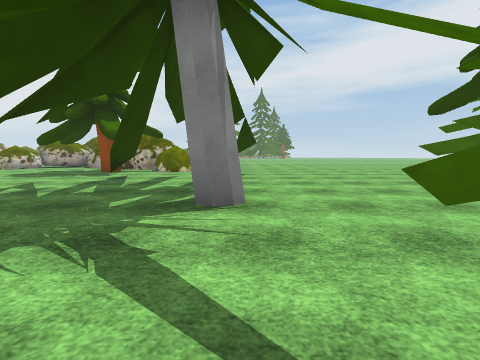
View 1 (above)

24 first-person views from a walk through a 3-D level made in the Unity game engine. The camera is 1.3 m above the floor, tilts 6° down and sees 90° across. The floor is counted in squares, 2 m on a side. Each view is taken from the middle of a square. On the plan, view 1 faces up. The plan holds only what a view shows up to about 9 squares ahead; the rest is blank. The place goes on beyond the plan. The player character is not drawn. Some surface patterns are stand-ins.

View 2
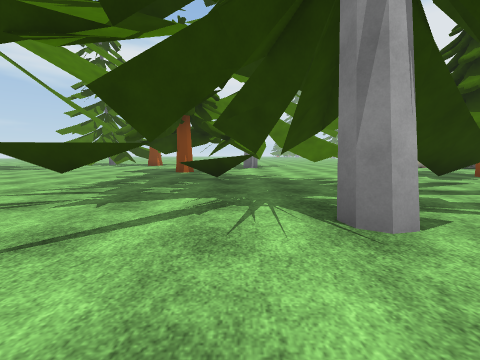

View 3
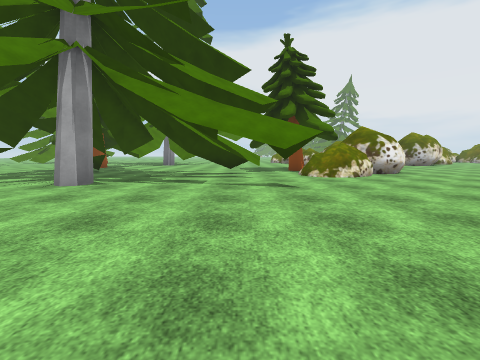

View 4
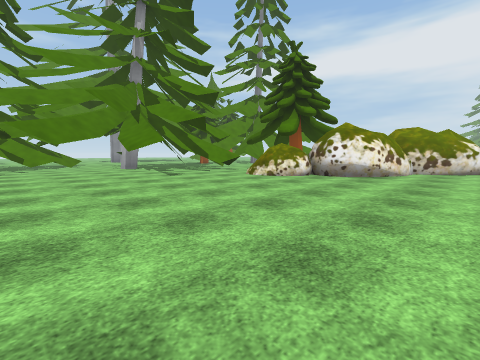

View 5
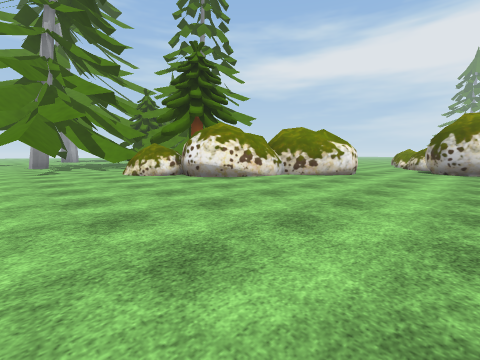

View 6
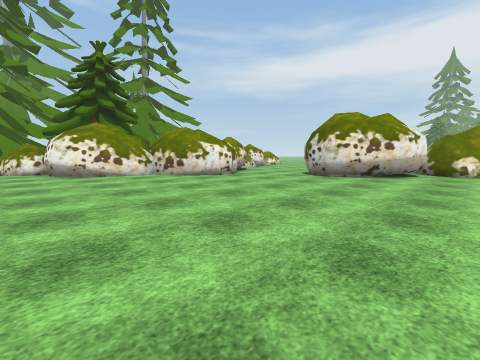

View 7
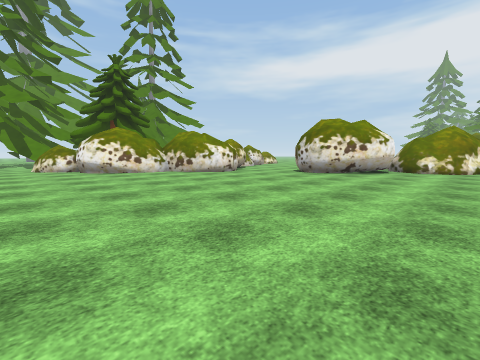

View 8
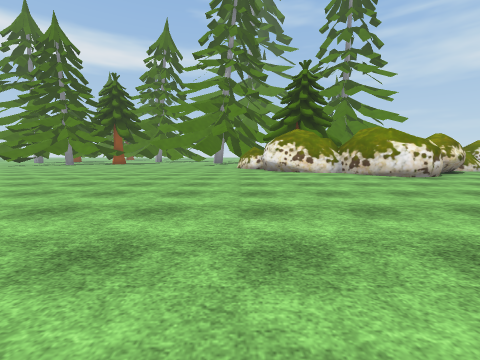

View 9
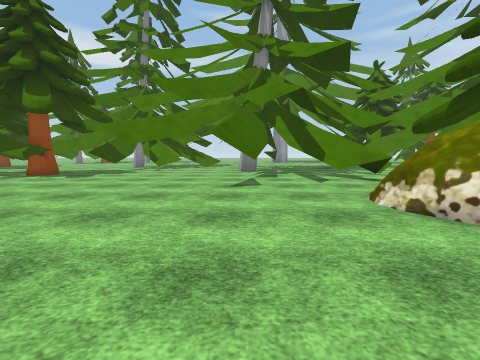

View 10
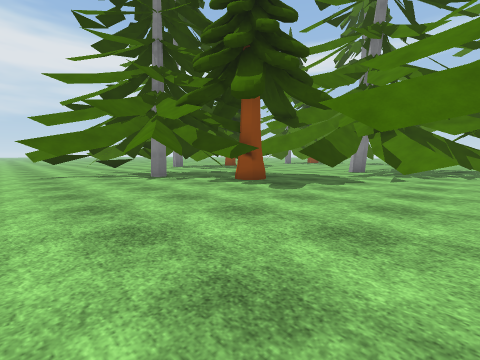

View 11
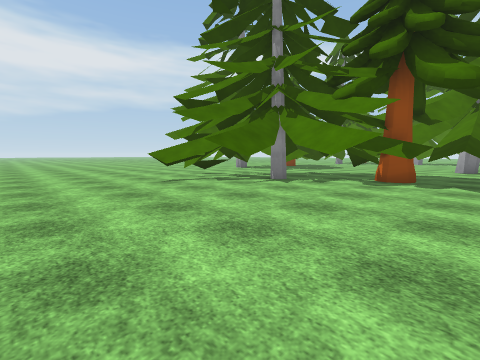

View 12
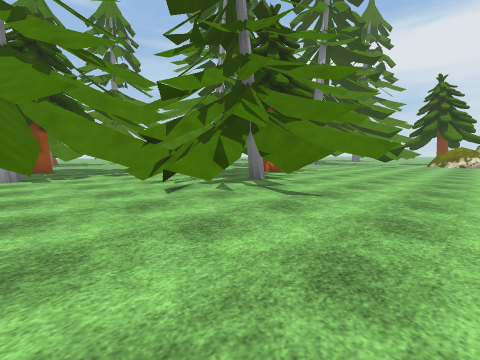

View 13
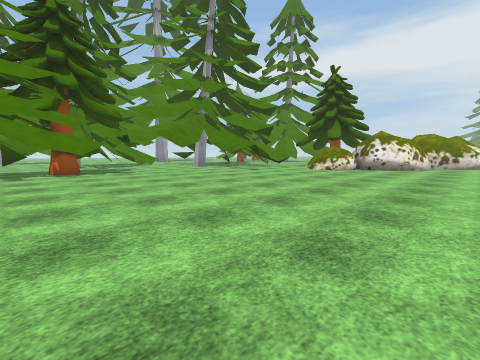

View 14
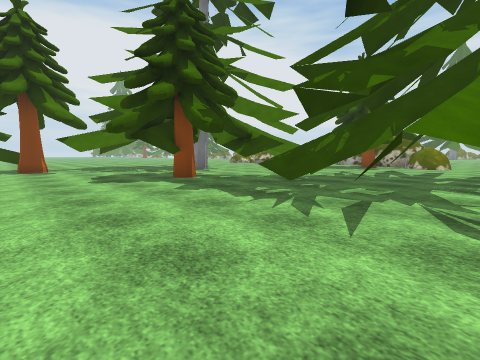

View 15
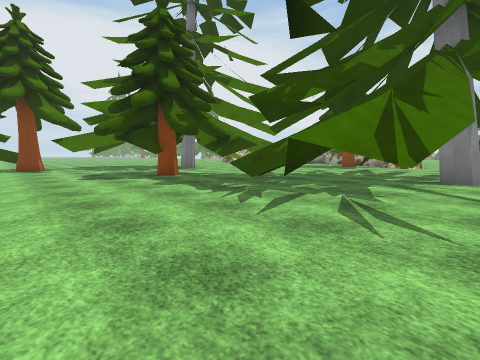

View 16
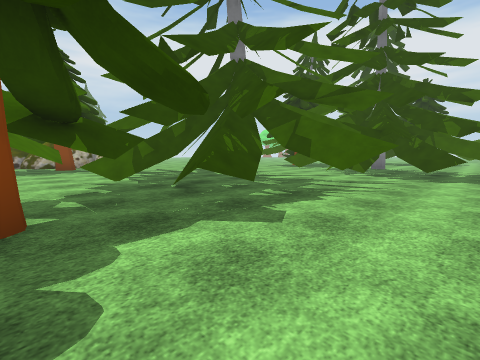

View 17
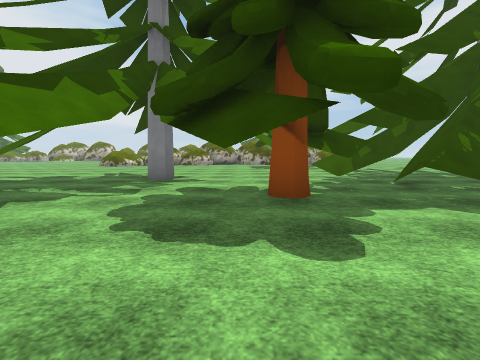

View 18
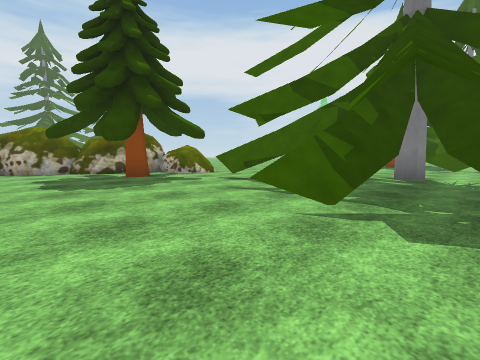

View 19
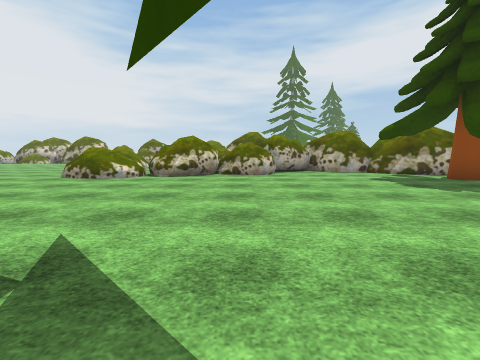

View 20
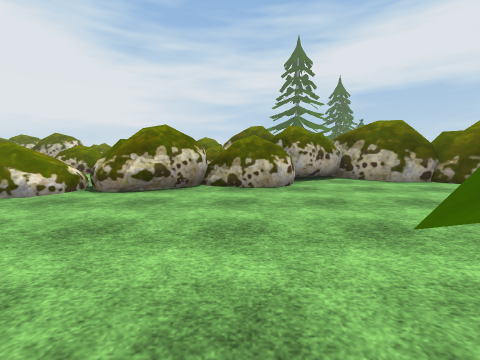

View 21
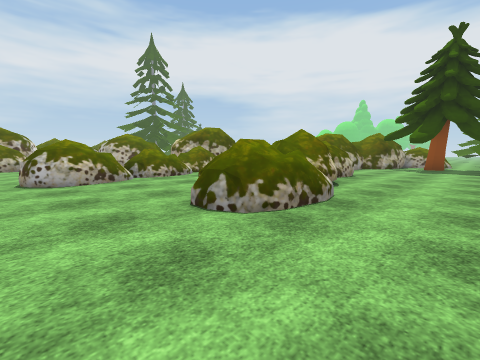

View 22
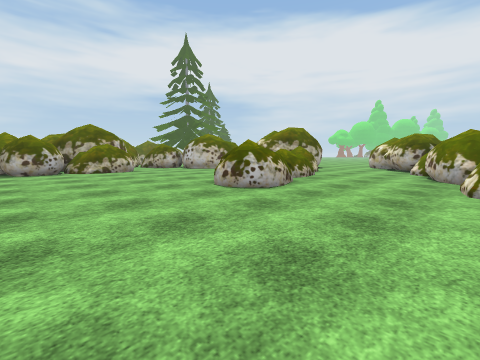

View 23
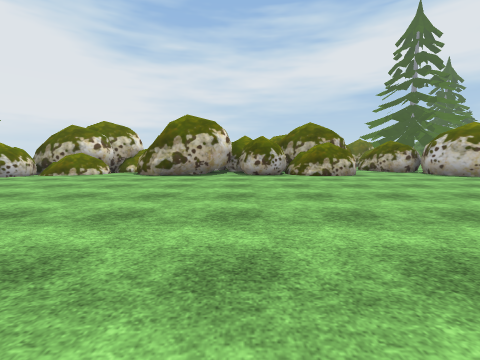

View 24
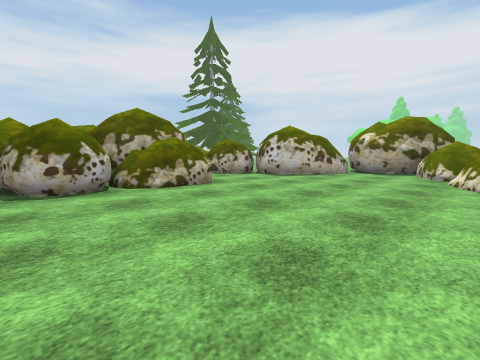

### Floor plan
Key: @ floor where view 1 was taken; # wall or solid block; . main floor; : floor 0.75 m higher than the main floor; / step, stairs or slope; = window, fence, low wall or low ledge; ^ raised ledge; R rock; T thing the floor can be seen under or through.
Columns run from 29 left of view 1 to 17 right of it. Each row starts with its distance up from view 1.
 22  ##R.   RR## .R###...........
 21  R:R.###RRRRR..###............
 20 RR.............####...........
 19   ...............###...........
 18    ..............####...........
 17     ............RR###............
 16      .........RRRR ...............
 15       ......RRRR..  .##...............
 14       ......RR......R###..............
 13         ...........RR#####............
 12         ........RRRRR.#####....................
 11         .....RRRRRRR....##R....................
 10            ..RRRR.........RR..................
  9            .............#.R.......... ###....
  8            ..................# .....  ###...
  7               ..^..^ .....TT. ......  ###^.^
  6                .  .  .....T........#  ####.#
  5              ... ....  #/ T...... .#######
  4              .. ...... #/.........#^^#
  3                ........//TT..#..###..
  2                ........./TT.....#....
  1                 .......#.TT....##...
  0                  .....T..=TT.@ ##.#.
 -1                   .... ....TT..##.
 -2                   . . .........###.
 -3                 ##................#
 -4                ## ............

Positions as (right, up) in squares from view 1, and headings:
1: (0, 0), facing up
2: (2, 2), facing left
3: (5, 7), facing left
4: (4, 15), facing down-left
5: (1, 18), facing down-left
6: (-2, 21), facing down-left
7: (-1, 22), facing down-left
8: (-2, 22), facing down
9: (0, 13), facing down
10: (2, 10), facing down-right
11: (5, 12), facing down-right
12: (14, 11), facing down-left
13: (8, 15), facing down-left
14: (-1, -4), facing up-left
15: (0, -4), facing up-left
16: (-7, -3), facing up-right
17: (-8, -4), facing up
18: (-8, 2), facing up-right
19: (-11, 3), facing up
20: (-11, 6), facing up
21: (-18, 8), facing up-right
22: (-21, 11), facing up-right
23: (-21, 13), facing up
24: (-21, 16), facing up-right
